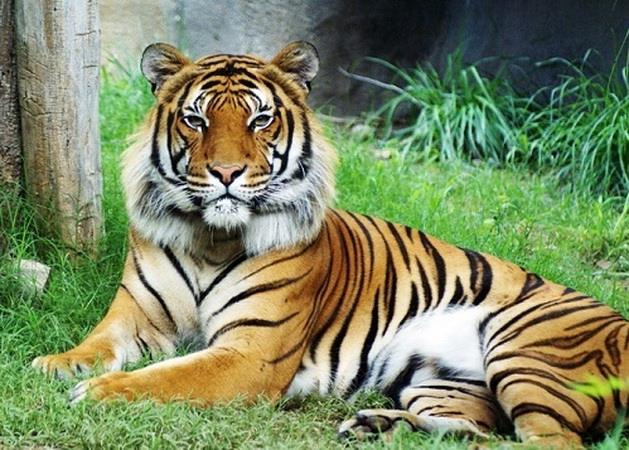
#> input picture hotest.jpg, 629 x 450 px
$ python img_search.py
#> lines starting #> are read from the running program, lines starting #| are printed output that depends on the picture
import cv2
import numpy as np
import pickle
import os
from sklearn.cluster import KMeans

# Hàm tính toán khoảng cách giữa hai vector đặc trưng
# [56 lines left out: functions compute_distances, find_similar_images, not called in this run]

# Hàm hiển thị kết quả
def display_results(query_img_path, similar_images, img_dir):
    """
    Hiển thị ảnh truy vấn và ảnh tương tự.

    :param query_img_path: Đường dẫn đến ảnh truy vấn.
    :param similar_images: Danh sách các ảnh tương tự (tên file và khoảng cách).
    :param img_dir: Thư mục chứa ảnh gốc.
    """
    # Hiển thị ảnh truy vấn
    query_img = cv2.imread(query_img_path)
    query_img_resized = cv2.resize(query_img, (600, 600))
    cv2.imshow("Query Image", query_img_resized)

    # Hiển thị các ảnh tương tự
    for img_name, dist in similar_images:
        img_path = os.path.join(img_dir, img_name)
        print(img_path)
        img = cv2.imread(img_path)
        img_resized = cv2.resize(img, (600, 600))  # Resize ảnh về kích thước 600x600
        cv2.imshow(f"Similar: {img_name} (Distance: {dist:.2f})", img_resized)
    cv2.waitKey(0)
    cv2.destroyAllWindows()

# [16 lines of commented-out code are left out]
def cluster_features(features_file, num_clusters=3):
    """
    Phân cụm đặc trưng ảnh bằng K-Means.

    :param features_file: Đường dẫn đến tệp đặc trưng.
    :param num_clusters: Số cụm cần phân chia.
    :return: KMeans model và từ điển chứa nhãn cụm của từng ảnh.
    """
#> called with features_file = 'ORB_features.csv', num_clusters = 5
    with open(features_file, "rb") as f:
#> (reads ORB_features.csv from the repository)
        features = pickle.load(f)

    # Lấy tất cả vector đặc trưng
    feature_vectors = []
    img_names = []
    for img_name, data in features.items():
        if data["descriptors"] is not None:
            feature_vectors.append(np.mean(data["descriptors"], axis=0))  # Lấy trung bình các vector
            img_names.append(img_name)

    # Thực hiện phân cụm K-Means
    kmeans = KMeans(n_clusters=num_clusters,n_init=150, random_state=50)
    cluster_labels = kmeans.fit_predict(feature_vectors)

    # Lưu nhãn cụm tương ứng với từng ảnh
    clustered_data = {img_name: cluster_labels[i] for i, img_name in enumerate(img_names)}
    return kmeans, clustered_data

def find_closest_cluster_and_sort(query_img_path, features_file, kmeans_model, clustered_data, img_dir, algo="SIFT"):
    """
    Tìm cụm gần nhất với ảnh truy vấn và sắp xếp các ảnh trong cụm theo khoảng cách Euclidean.

    :param query_img_path: Đường dẫn đến ảnh truy vấn.
    :param features_file: Đường dẫn đến tệp đặc trưng đã trích xuất.
    :param kmeans_model: Mô hình K-Means đã huấn luyện.
    :param clustered_data: Từ điển nhãn cụm cho từng ảnh.
    :param img_dir: Thư mục chứa ảnh gốc.
    :param algo: Thuật toán sử dụng (SIFT hoặc ORB).
    :return: Danh sách các ảnh trong cụm gần nhất (tên file và khoảng cách).
    """
#> called with query_img_path = 'hotest.jpg', features_file = 'ORB_features.csv', img_dir = 'test_img/', algo = 'ORB'
    # Tải đặc trưng từ tệp
    with open(features_file, "rb") as f:
        features = pickle.load(f)

    # Khởi tạo thuật toán
    if algo == "SIFT":
        detector = cv2.SIFT_create()
    elif algo == "ORB":
        detector = cv2.ORB_create()
    else:
        raise ValueError("Algorithm must be 'SIFT' or 'ORB'.")

    # Đọc và xử lý ảnh truy vấn
    query_img = cv2.imread(query_img_path)
#> query_img is the input picture: shape (450, 629, 3); mean B, G, R 98.2, 134.8, 123.3
    if query_img is None:
        raise FileNotFoundError(f"Không tìm thấy ảnh: {query_img_path}")
    query_img_gray = cv2.cvtColor(query_img, cv2.COLOR_BGR2GRAY)
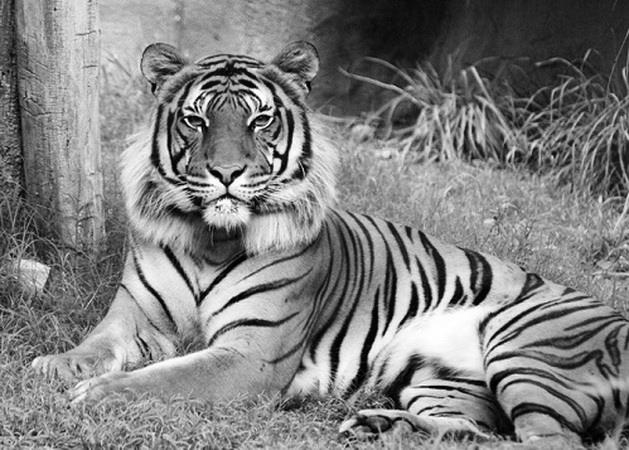
#> query_img_gray: shape (450, 629); min 0, max 255, mean 127.2
    _, query_descriptors = detector.detectAndCompute(query_img_gray, None)

    # Tính vector đặc trưng trung bình của ảnh truy vấn
    query_vector = np.mean(query_descriptors, axis=0)
#> query_vector = 32 values, max 155.9 at index 3, min 106.5 at index 11, mean 132.5

    # Bước 1: Tìm cụm gần nhất
    distances_to_centers = np.linalg.norm(kmeans_model.cluster_centers_ - query_vector, axis=1)
#> distances_to_centers = [59.42, 95.28, 157.8, 62.06, 26.39]
    closest_cluster = np.argmin(distances_to_centers)
#> closest_cluster = 4

    # Bước 2: Lấy ảnh trong cụm gần nhất
    images_in_cluster = [img_name for img_name, cluster in clustered_data.items() if cluster == closest_cluster]
#> images_in_cluster = ['0df78ee76bafd3a9.jpg', '685ec158610ee9c3.jpg', 'flickr_cat_000010.jpg', 'flickr_cat_000014.jpg', 'ho_01.jpg', 'ho_02.jpg', 'ho_03.jpeg', 'ho_04.jpg', 'ho_05.jpg']

    # Tính khoảng cách giữa ảnh truy vấn và các ảnh trong cụm
    distances_in_cluster = []
    for img_name in images_in_cluster:
        if features[img_name]["descriptors"] is not None:
            feature_vector = np.mean(features[img_name]["descriptors"], axis=0)
            dist = np.linalg.norm(query_vector - feature_vector)
            distances_in_cluster.append((img_name, dist))
#> this loop made 9 passes
#> (img_name, dist) on passes 1 to 9: ('0df78ee76bafd3a9.jpg', 45.11), ('685ec158610ee9c3.jpg', 41.41), ('flickr_cat_000010.jpg', 54.52), ('flickr_cat_000014.jpg', 38.35), ('ho_01.jpg', 30.92), ('ho_02.jpg', 28.7), ('ho_03.jpeg', 30.32), ('ho_04.jpg', 56.11), ('ho_05.jpg', 34.22)
#> after the loop, distances_in_cluster = [('0df78ee76bafd3a9.jpg', 45.11), ('685ec158610ee9c3.jpg', 41.41), ('flickr_cat_000010.jpg', 54.52), ('flickr_cat_000014.jpg', 38.35), ('ho_01.jpg', 30.92), ('ho_02.jpg', 28.7), ('ho_03.jpeg', 30.32), ('ho_04.jpg', 56.11), ('ho_05.jpg', 34.22)]

    # Bước 3: Sắp xếp các ảnh trong cụm theo khoảng cách tăng dần
    sorted_images = sorted(distances_in_cluster, key=lambda x: x[1])
#> sorted_images = [('ho_02.jpg', 28.7), ('ho_03.jpeg', 30.32), ('ho_01.jpg', 30.92), ('ho_05.jpg', 34.22), ('flickr_cat_000014.jpg', 38.35), ('685ec158610ee9c3.jpg', 41.41), ('0df78ee76bafd3a9.jpg', 45.11), ('flickr_cat_000010.jpg', 54.52), ('ho_04.jpg', 56.11)]

    return sorted_images

# Ví dụ sử dụng
kmeans, clustered_data = cluster_features("ORB_features.csv", num_clusters=5)
query_img_path = "hotest.jpg"
img_dir = "test_img/"
sorted_images = find_closest_cluster_and_sort(
    query_img_path=query_img_path,
    features_file="ORB_features.csv",
    kmeans_model=kmeans,
    clustered_data=clustered_data,
    img_dir=img_dir,
    algo="ORB"
)

# Hiển thị kết quả
print("Ảnh trong cụm gần nhất (đã sắp xếp):")
for img_name, dist in sorted_images:
    print(f"Ảnh: {img_name}, Khoảng cách: {dist:.2f}")
#> this loop made 9 passes
#| Ảnh: ho_02.jpg, Khoảng cách: 28.70
#| Ảnh: ho_03.jpeg, Khoảng cách: 30.32
#| Ảnh: ho_01.jpg, Khoảng cách: 30.92
#| Ảnh: ho_05.jpg, Khoảng cách: 34.22
#| Ảnh: flickr_cat_000014.jpg, Khoảng cách: 38.35
#| Ảnh: 685ec158610ee9c3.jpg, Khoảng cách: 41.41
#| Ảnh: 0df78ee76bafd3a9.jpg, Khoảng cách: 45.11
#| Ảnh: flickr_cat_000010.jpg, Khoảng cách: 54.52
#> (further printed lines are left out)

display_results(query_img_path, sorted_images, img_dir)
#> in display_results, `query_img_resized = cv2.resize(query_img, (600, 600))`:
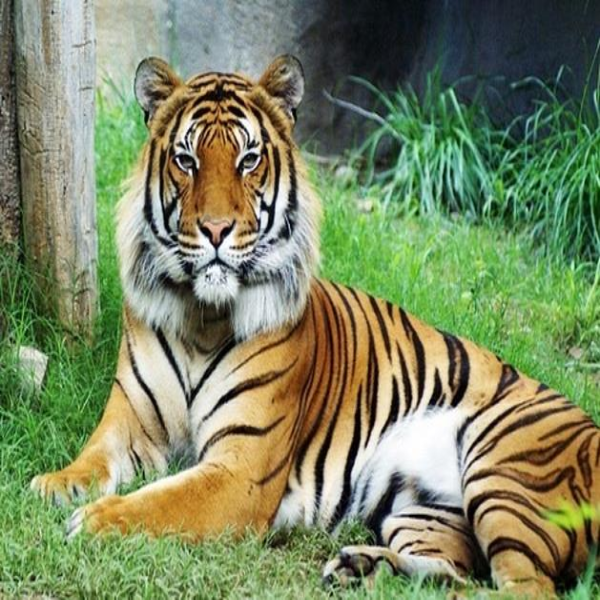
#> query_img_resized: shape (600, 600, 3); mean B, G, R 98.1, 134.7, 123.2
#| test_img/ho_02.jpg
#> (the run stopped early here; a loop or call above may not have finished)
